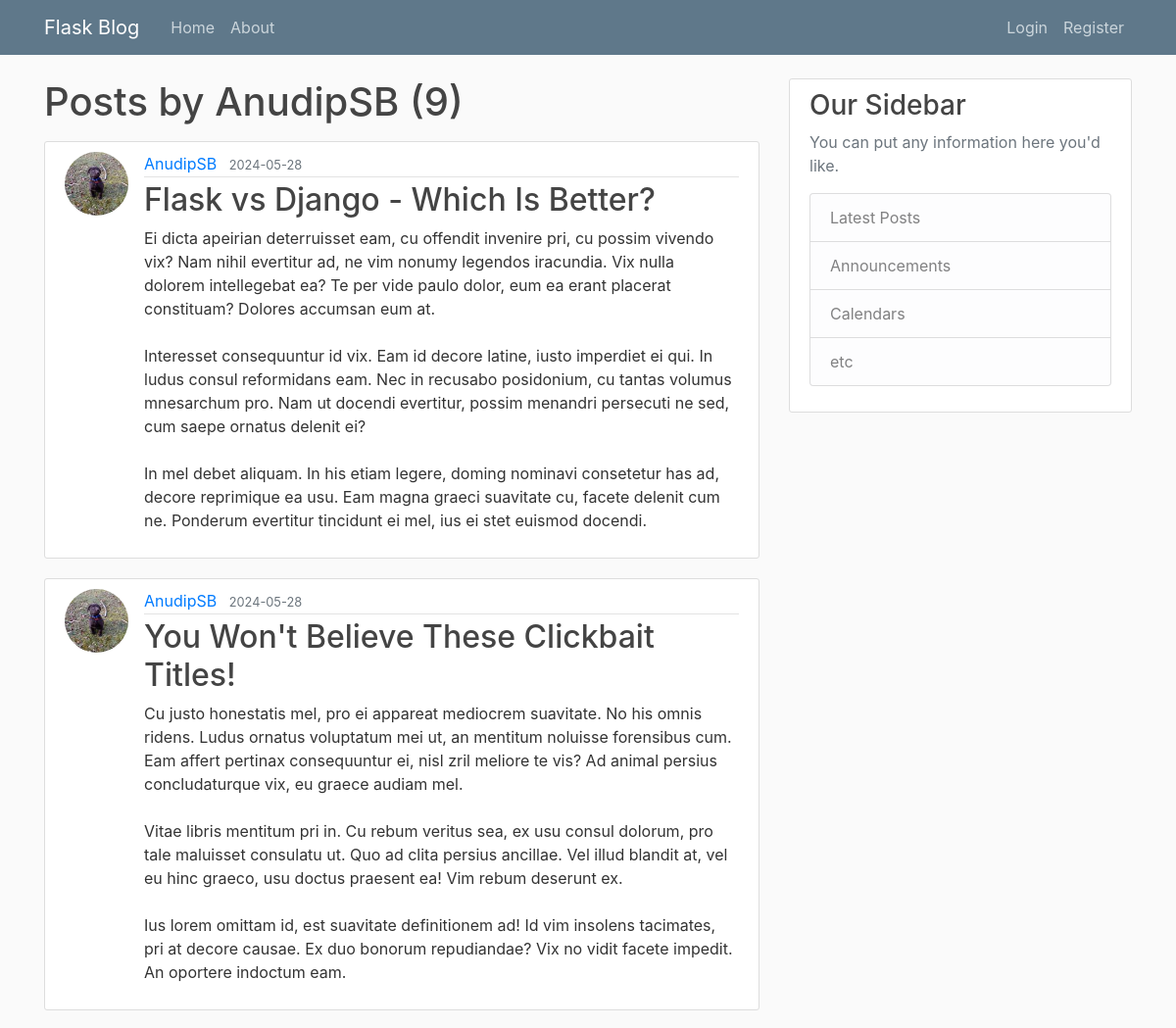
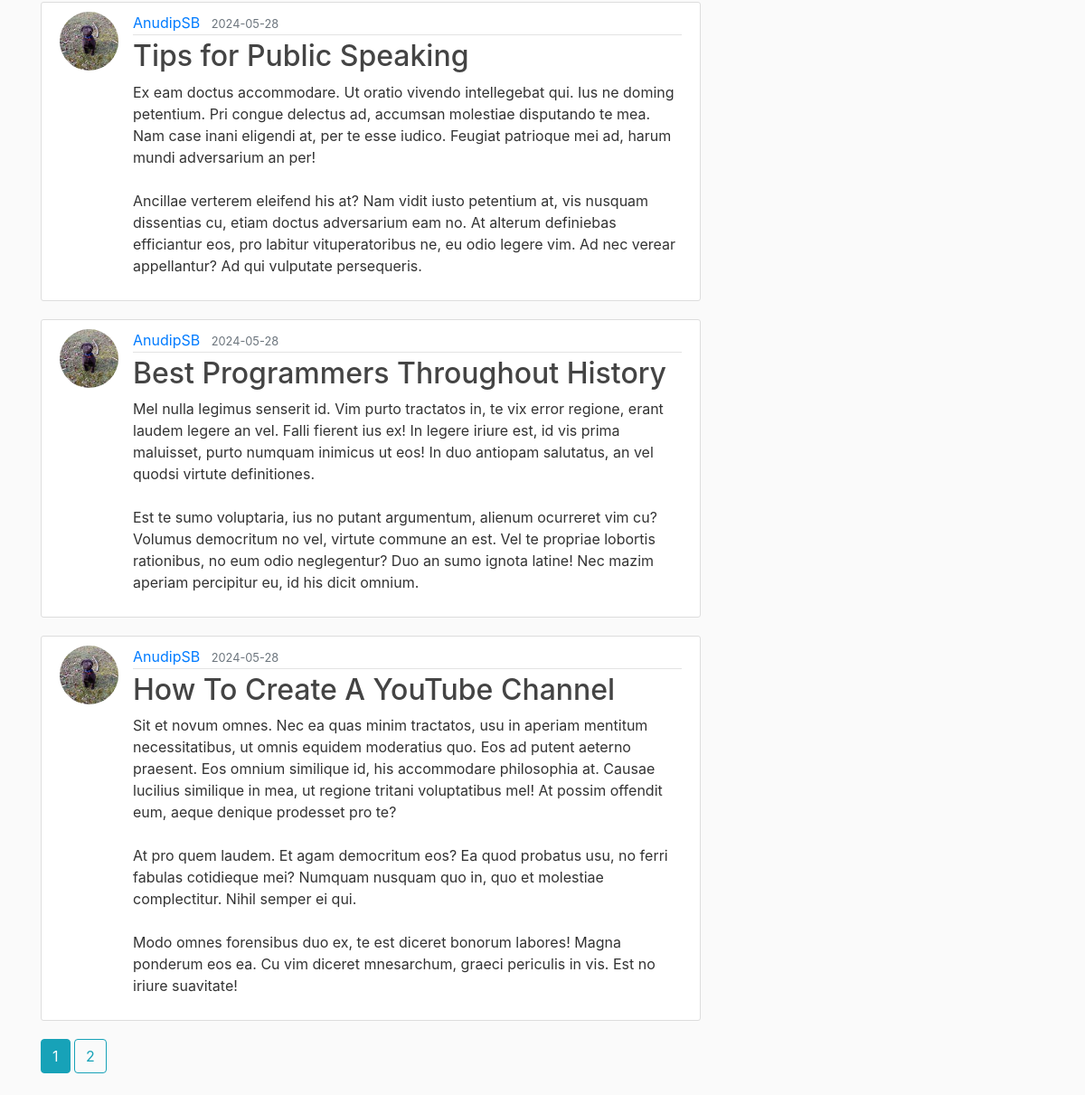
Page /user/AnudipSB on the committed database (2 pictures, top to bottom).
### flaskblog/models.py (models this page shows, shortened)
class User(db.Model, UserMixin):
    id = db.Column(db.Integer, primary_key=True)
    username = db.Column(db.String(20), unique=True, nullable=False)
    email = db.Column(db.String(120), unique=True, nullable=False)
    image_file = db.Column(db.String(20), nullable=False, default='default.jpg')
    password = db.Column(db.String(60), nullable=False)
    posts = db.relationship('Post', backref='name', lazy=True)

class Post(db.Model):
    id = db.Column(db.Integer, primary_key=True)
    title = db.Column(db.String(100), nullable=False)
    date_posted = db.Column(db.DateTime, nullable=False, default=lambda: datetime.now(timezone.utc))
    content = db.Column(db.Text, nullable=False)
    user_id = db.Column(db.Integer, db.ForeignKey('user.id'), nullable=False)

### flaskblog/users/routes.py (the view)
@users.route("/user/<string:username>")
def user_posts(username):
    page = request.args.get('page',1,type=int)
    user = User.query.filter_by(username=username).first_or_404()
    posts= Post.query.filter_by(name=user)\
        .order_by(Post.date_posted.desc())\
        .paginate(page=page, per_page=5)
    return render_template('user_posts.html', posts=posts, user=user)

### flaskblog/templates/user_posts.html
{% extends "layout.html" %}
{% block content %}
    <h1 class="mb-3">Posts by {{ user.username }} ({{ posts.total }})</h1>
    {% for post in posts.items %}
        <article class="media content-section">
            <img class="rounded-circle article-img" src="{{url_for('static', filename='profile_pics/' + post.name.image_file)}}">
            <div class="media-body">
            <div class="article-metadata">
                <a class="mr-2" href="{{ url_for('users.user_posts',username=post.name.username) }}">{{ post.name.username }}</a>
                <small class="text-muted">{{ post.date_posted.strftime('%Y-%m-%d') }}</small>
            </div>
            <h2><a class="article-title" href="{{ url_for('posts.post', post_id=post.id )}}">{{ post.title }}</a></h2>
            <p class="article-content">{{ post.content }}</p>
            </div>
        </article>
    {% endfor %}
    {% for page_num in posts.iter_pages(left_edge=1, right_edge=1, left_current=1, right_current=2) %}
        {% if page_num %}
            {% if posts.page == page_num %}
                <a class="btn btn-info mb-4" href="{{ url_for('users.user_posts',username=user.username, page=page_num)}}">{{ page_num }}</a>
            {% else %}
                <a class="btn btn-outline-info mb-4" href="{{ url_for('users.user_posts',username=user.username, page=page_num)}}">{{ page_num }}</a>
            {% endif %}
        {% else %}
            ...
        {% endif %}
    {% endfor %}
{% endblock content %}

### flaskblog/static/main.css (style rules this page uses)
body { background: #fafafa; color: #333333; margin-top: 5rem; }
h1, h2, h3, h4, h5, h6 { color: #444444; }
.content-section { background: #ffffff; padding: 10px 20px; border: 1px solid #dddddd; border-radius: 3px; margin-bottom: 20px; }
.article-title { color: #444444; }
.article-content { white-space: pre-line; }
.article-img { height: 65px; width: 65px; margin-right: 16px; }
.article-metadata { padding-bottom: 1px; margin-bottom: 4px; border-bottom: 1px solid #e3e3e3 }

### rows in the picture
User: username "AnudipSB"
Post: image_file (picture), name.username "AnudipSB", date_posted "2024-05-28", title "Flask vs Django - Which Is Better?", content "Ei dicta apeirian deterruisset eam, cu offendit invenire pri, cu possim vivendo vix? Nam nihil evertitur ad, ne vim nonumy legendos iracundia. Vix nulla dolorem intellegebat ea? Te per vide paulo dolor, eum ea erant placerat constituam? Dolores accumsan eum at. Interesset consequuntur id vix. Eam id decore latine, iusto imperdiet ei qui. In ludus consul reformidans eam. Nec in recusabo posidonium, cu tantas volumus mnesarchum pro. Nam ut docendi evertitur, possim menandri persecuti ne sed, cum saepe ornatus delenit ei? In mel debet aliquam. In his etiam legere, doming nominavi consetetur has ad, decore reprimique ea usu. Eam magna graeci suavitate cu, facete delenit cum ne. Ponderum…"
Post: image_file (picture), name.username "AnudipSB", date_posted "2024-05-28", title "You Won't Believe These Clickbait Titles!", content "Cu justo honestatis mel, pro ei appareat mediocrem suavitate. No his omnis ridens. Ludus ornatus voluptatum mei ut, an mentitum noluisse forensibus cum. Eam affert pertinax consequuntur ei, nisl zril meliore te vis? Ad animal persius concludaturque vix, eu graece audiam mel. Vitae libris mentitum pri in. Cu rebum veritus sea, ex usu consul dolorum, pro tale maluisset consulatu ut. Quo ad clita persius ancillae. Vel illud blandit at, vel eu hinc graeco, usu doctus praesent ea! Vim rebum deserunt ex. Ius lorem omittam id, est suavitate definitionem ad! Id vim insolens tacimates, pri at decore causae. Ex duo bonorum repudiandae? Vix no vidit facete impedit. An oportere indoctum eam."
Post: image_file (picture), name.username "AnudipSB", date_posted "2024-05-28", title "Tips for Public Speaking", content "Ex eam doctus accommodare. Ut oratio vivendo intellegebat qui. Ius ne doming petentium. Pri congue delectus ad, accumsan molestiae disputando te mea. Nam case inani eligendi at, per te esse iudico. Feugiat patrioque mei ad, harum mundi adversarium an per! Ancillae verterem eleifend his at? Nam vidit iusto petentium at, vis nusquam dissentias cu, etiam doctus adversarium eam no. At alterum definiebas efficiantur eos, pro labitur vituperatoribus ne, eu odio legere vim. Ad nec verear appellantur? Ad qui vulputate persequeris."
Post: image_file (picture), name.username "AnudipSB", date_posted "2024-05-28", title "Best Programmers Throughout History", content "Mel nulla legimus senserit id. Vim purto tractatos in, te vix error regione, erant laudem legere an vel. Falli fierent ius ex! In legere iriure est, id vis prima maluisset, purto numquam inimicus ut eos! In duo antiopam salutatus, an vel quodsi virtute definitiones. Est te sumo voluptaria, ius no putant argumentum, alienum ocurreret vim cu? Volumus democritum no vel, virtute commune an est. Vel te propriae lobortis rationibus, no eum odio neglegentur? Duo an sumo ignota latine! Nec mazim aperiam percipitur eu, id his dicit omnium."
Post: image_file (picture), name.username "AnudipSB", date_posted "2024-05-28", title "How To Create A YouTube Channel", content "Sit et novum omnes. Nec ea quas minim tractatos, usu in aperiam mentitum necessitatibus, ut omnis equidem moderatius quo. Eos ad putent aeterno praesent. Eos omnium similique id, his accommodare philosophia at. Causae lucilius similique in mea, ut regione tritani voluptatibus mel! At possim offendit eum, aeque denique prodesset pro te? At pro quem laudem. Et agam democritum eos? Ea quod probatus usu, no ferri fabulas cotidieque mei? Numquam nusquam quo in, quo et molestiae complectitur. Nihil semper ei qui. Modo omnes forensibus duo ex, te est diceret bonorum labores! Magna ponderum eos ea. Cu vim diceret mnesarchum, graeci periculis in vis. Est no iriure suavitate!"

### other values in the picture
{{ posts.total }} "9"
{{ page_num }} "1"
{{ page_num }} "2"
